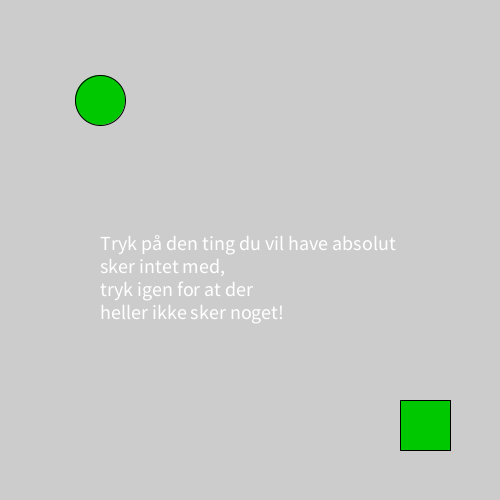
Frame 1 (no input)
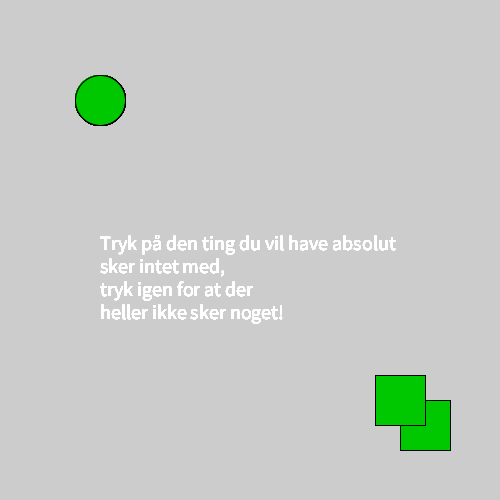
Frame 60 (the mouse pressed at the canvas centre just before this capture)
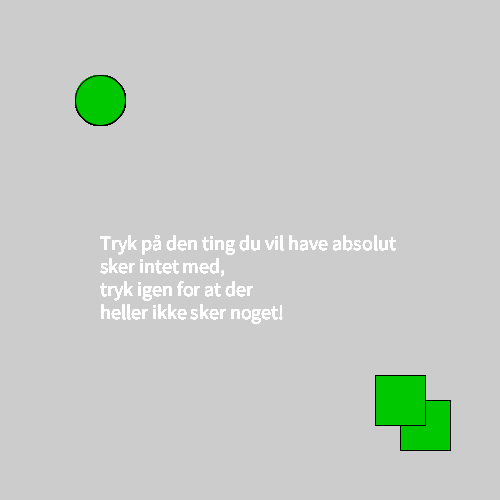
Frame 120 (the mouse held since frame 60 and released just before this capture)

The Processing sketch that drew these frames (run headless with seeded random() and noise(); from frame 60 on, the mouse is pressed at the canvas centre):

// Processing sketch: opgave_i_oop
// ── opgave_i_oop.pde
//OPGAVE I OOP
//---------------------------------------------
//FJERN SÅ MANGE GENTAGELSER I KODEN SOM DU KAN
//VED AT INTRODUCERE NEDARVING FRA EN NY KLASSE
//
//ps: prøv at køre programmet for at se hvad det gør

Firkant f = new Firkant(100,100,20);
Bold    b = new Bold(100,300, 50);


void setup() {
  size(500, 500);
}

void draw() {
  clear();
  textSize(20);
  fill(255);
  text("Tryk på den ting du vil have absolut \nsker intet med,\ntryk igen for at der \nheller ikke sker noget!",100,250);
  f.display();
  b.display();
  
  f.flyt(mouseX,mouseY);
  b.flyt(mouseX,mouseY);  
}

void mousePressed(){
  f.trykker(mouseX,mouseY);
  b.trykker(mouseX,mouseY);
}

// ── Bold_Klasse.pde
class Bold extends Form {
  float x=100, y=100, b=50;
  boolean valgt;

  Bold(float x, float y, float b) {
    super(x, y, b);
  }

  void flyt(float mx, float my) {
    super.flyt(x, y);

    cx = mx;
    cy = my;
  }

  void trykker(float mx, float my) {
    super.trykker(x, y);

    cx = mx;
    cy = my;
  }

  void display() {
    if (valgt) {
      fill(200, 0, 0);
    } else { 
      fill(0, 200, 0);
    }
    rectMode(CENTER);
    ellipse(x, y, b, b);
  }
}

// ── Firkant_Klasse.pde
class Firkant extends Form {
  float x=400, y=400, b=50;
  boolean valgt;

  Firkant(float x, float y, float b) {
    super(x, y, b);
  }


  void flyt(float mx, float my) {
    super.flyt(x, y);

    cx = mx;
    cy = my;
  }


  void trykker(float mx, float my) {
    super.trykker(x, y);

    cx = mx;
    cy = my;
  }

  void display() {
    if (valgt) {
      fill(200, 0, 0);
    } else { 
      fill(0, 200, 0);
    }
    ellipseMode(CENTER);
    rect(x, y, b, b);
  }
}

// ── Form.pde
class Form {
  float cx, cy, cb;
  boolean valgt;

  Form(float x, float y, float b) {
    cx = x;
    cy = y;
    cb = b;
  }

  void flyt(float x, float y) {
    if (valgt) {
      this.cx = x; 
      this.cy = y;
    }
  }

  void trykker(float x, float y) {
    if (dist(x, y, this.cx, this.cy)<cb/2) valgt= !valgt; 
    else valgt = false;
  }
}

//Jeg tror det må være noget der er galt med superklassen. Måske noget med dens constructor.
